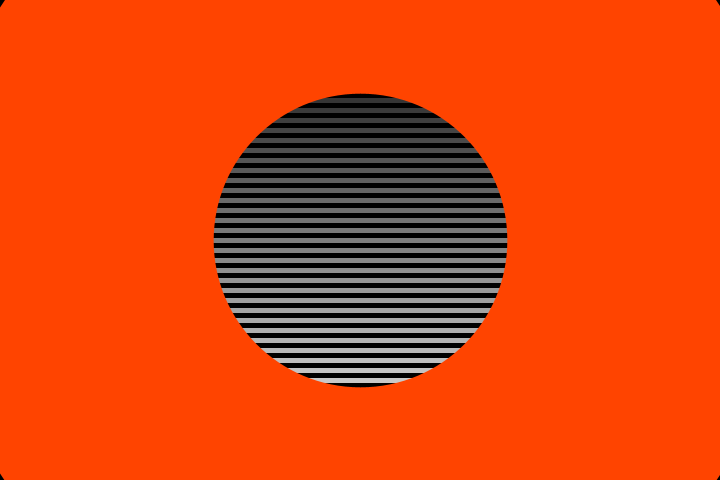
Frame 1 (no input)
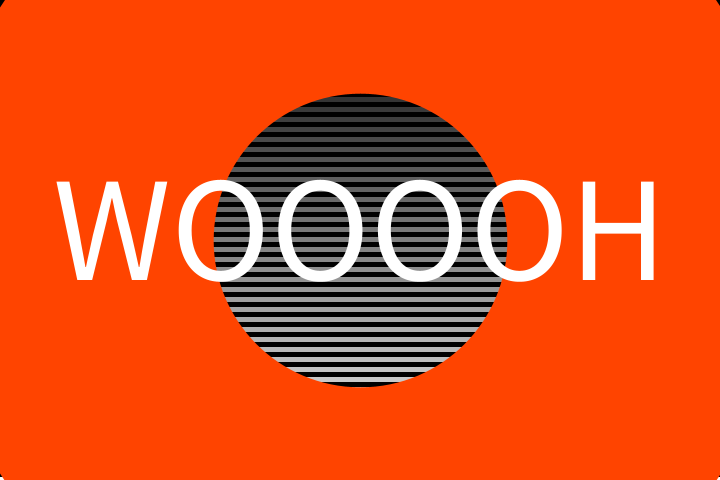
Frame 60 (the mouse pressed at the canvas centre just before this capture)
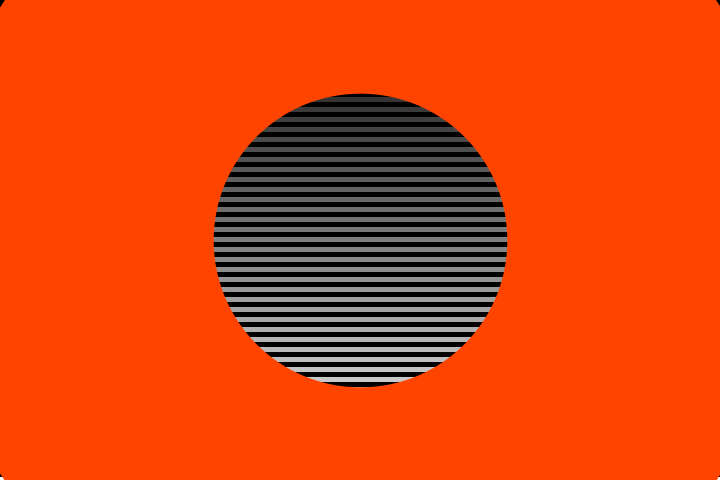
Frame 120 (the mouse held since frame 60 and released just before this capture)

The Processing sketch that drew these frames (run headless with seeded random() and noise(); from frame 60 on, the mouse is pressed at the canvas centre):

// Processing sketch: sketch5
// ── sketch5.pde
int num = 48; 
int timeDelay = 50;
int time = 0;
int lastTime = 0; 
int fadeout = 480;
int fadein = -100; 
float[] y = new float [num];
float sW;
PFont f;

void setup() { 
  size(720,480); 
  
  
  

  
  for (int n=0; n<num; n++) {
    y[n] = height/num*n;
  }
  sW=height/num/2;
}


boolean textfadesin = true;
boolean textfadesout = true;


void draw() {
  
  background(0);
  
  for (int n=0; n<num; n++) {
    float alpha = map(y[n], 0, height, 0, 255);
    stroke(255, alpha);
    strokeWeight(sW); 
    line(0, y[n], width, y[n]); 
    
    y[n] += 0.5;
    if (y[n]>height) y[n]=0.5;
  }
  
  stroke(255, 68, 0);
  strokeWeight(height/1.7);
  noFill();
  ellipse(width/2, height/2, height+height/5, height+height/5);
  
{    
  if (textfadesin) {
    textSize(150);
    smooth(); 
    textAlign(CENTER); 
    tint(255); 
    tint(255, fadein+100); 
    fill(255, fadein); 
    text("WOOOOOH", width/2, 200); 
    fadein++; 
} 

  else {
 if (textfadesout) {
    textSize(150);
    smooth(); 
    textAlign(CENTER); 
    tint(255); 
    tint(255, fadeout-100); 
    fill(255, fadeout); 
    text("WOOOOH", width/2, 280); 
    fadeout--; 
}
  }
  if (millis() - time >= timeDelay) {
    time = millis();
    textfadesin = !textfadesin;
    textfadesout = true;
  }
}
}




    
